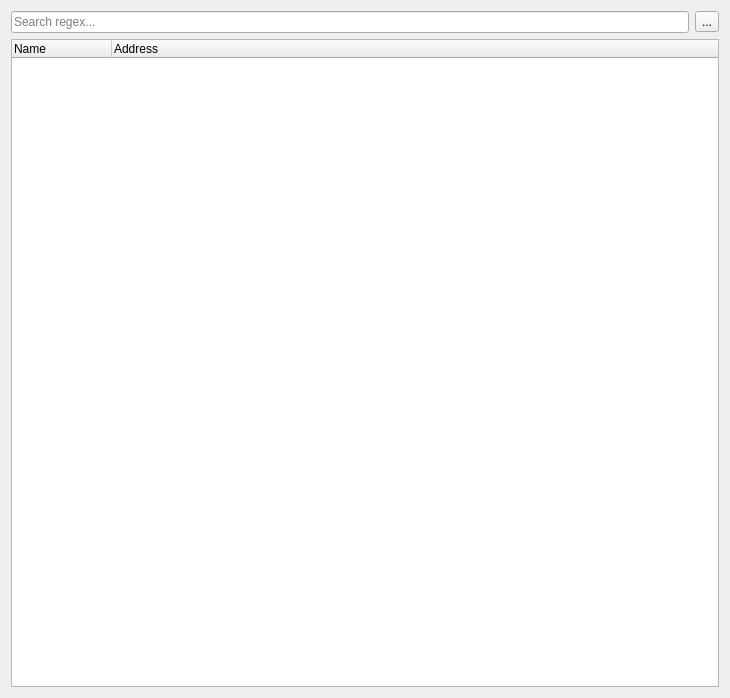
<?xml version="1.0" encoding="UTF-8"?>
<ui version="4.0">
 <class>SeerAdaExceptionsBrowserWidgetForm</class>
 <widget class="QWidget" name="SeerAdaExceptionsBrowserWidgetForm">
  <property name="geometry">
   <rect>
    <x>0</x>
    <y>0</y>
    <width>730</width>
    <height>698</height>
   </rect>
  </property>
  <property name="windowTitle">
   <string>Ada Exceptions Browser</string>
  </property>
  <layout class="QGridLayout" name="gridLayout">
   <item row="0" column="0">
    <layout class="QHBoxLayout" name="horizontalLayout">
     <item>
      <widget class="QHistoryLineEdit" name="adaExceptionsSearchLineEdit">
       <property name="toolTip">
        <string>Search in the list of exceptions. &quot;*&quot; is allowed.</string>
       </property>
       <property name="statusTip">
        <string/>
       </property>
       <property name="placeholderText">
        <string>Search regex...</string>
       </property>
      </widget>
     </item>
     <item>
      <widget class="QToolButton" name="addCatchpointToolButton">
       <property name="toolTip">
        <string>Add a catchpoint for an Ada exception.</string>
       </property>
       <property name="text">
        <string>...</string>
       </property>
       <property name="icon">
        <iconset resource="resource.qrc">
         <normaloff>:/seer/resources/RelaxLightIcons/document-new.svg</normaloff>:/seer/resources/RelaxLightIcons/document-new.svg</iconset>
       </property>
      </widget>
     </item>
    </layout>
   </item>
   <item row="1" column="0">
    <widget class="QTreeWidget" name="adaExceptionsTreeWidget">
     <property name="columnCount">
      <number>2</number>
     </property>
     <column>
      <property name="text">
       <string>Name</string>
      </property>
     </column>
     <column>
      <property name="text">
       <string>Address</string>
      </property>
     </column>
    </widget>
   </item>
  </layout>
 </widget>
 <customwidgets>
  <customwidget>
   <class>QHistoryLineEdit</class>
   <extends>QLineEdit</extends>
   <header location="global">QHistoryLineEdit.h</header>
  </customwidget>
 </customwidgets>
 <resources>
  <include location="resource.qrc"/>
 </resources>
 <connections/>
</ui>
